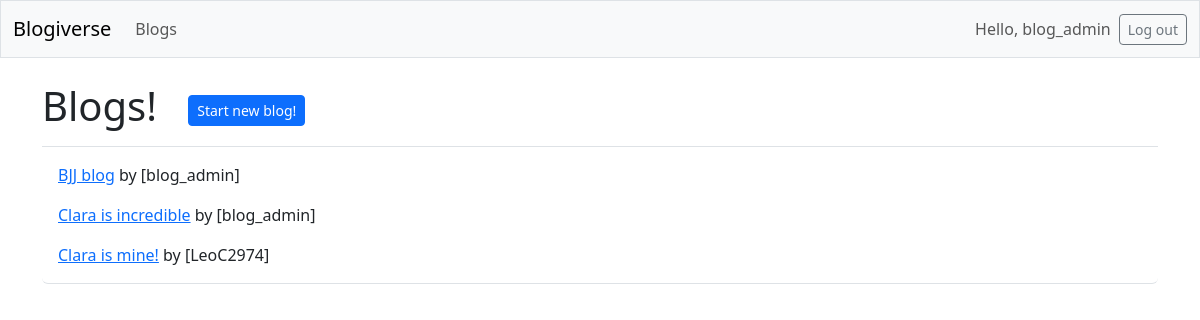
/blogs/ (signed in), run on the app's committed database.
### blogs/models.py (models this page shows, shortened)
class Blog(models.Model):
    title = models.CharField(max_length=200)
    date_added = models.DateTimeField(auto_now_add=True)
    owner = models.ForeignKey(User, on_delete=models.CASCADE)

### blogs/views.py (the view)
# urls.py: path('', include('blogs.urls')),
def blogs(request):
    blogs = Blog.objects.order_by('date_added')
    context = {'blogs': blogs}
    return render(request, 'blogs/blogs.html', context)

### blogs/templates/blogs/blogs.html (shortened to what this page needs)
{% extends 'blogs/base.html' %}
{% block page_header %}
  <h1>Blogs! &nbsp;
    <a class="btn btn-primary btn-sm" href="{% url 'blogs:new_blog' %}">
    Start new blog!</a>
{% endblock page_header %}
{% block content %}
  <ul class="list-group border-bottom pb-2 mb-4">
    {% for blog in blogs %}
      <li class="list-group-item border-0">
        <a href="{% url 'blogs:blog' blog.id %}">{{ blog.title }}</a>
        by [{{ blog.owner }}]
      </li>
    {% empty %}
      <li class="list-group-item border-0">0 Blogs have been posted yet.</li>
    {% endfor %}
  </ul>
{% endblock content %}

### blogs/templates/blogs/base.html (shortened to what this page needs)
<!DOCTYPE html>
<html lang="en">
<head>
  {% load django_bootstrap5 %}
  {% bootstrap_css %}
</head>
<body>
  <nav class="navbar navbar-expand-md navbar-light bg-light mb-4 border">
    <div class="container-fluid">
      <a class="navbar-brand" href="{% url 'blogs:index' %}">Blogiverse</a>
      <div class="collapse navbar-collapse" id="navbarCollapse">
        <ul class="navbar-nav me-auto mb-2 mb-md-0">
          <li class="nav-item">
            <a class="nav-link" href="{% url 'blogs:blogs' %}">Blogs</a>
          </li>
        </ul>
        <ul class="navbar-nav ms-auto mb-2 mb-md-0">
          {% if user.is_authenticated %}
            <li class="nav-item">
              <span class="navbar-text me-2">Hello, {{ user.username }}</span>
            </li>
          {% endif %}
        </ul>
        {% if user.is_authenticated %}
          <form action="{% url 'accounts:logout' %}" method="post">
            <button name="submit" class="btn btn-outline-secondary btn-sm">
              Log out</button>
        {% endif %}
          </form>
      </div>
    </div>
  </nav>
<main class="container">
  <div class="pb-2 mb-2 border-bottom">
    {% block page_header %}{% endblock page_header %}
  </div>
  <div>
    {% block content %}{% endblock content %}
  </div>
</main>
</body>
</html>

### data on the page
Blog: title "BJJ blog", owner "blog_admin"
Blog: title "Clara is incredible", owner "blog_admin"
Blog: title "Clara is mine!", owner "LeoC2974"

### other printed values
{{ user.username }} "blog_admin"
